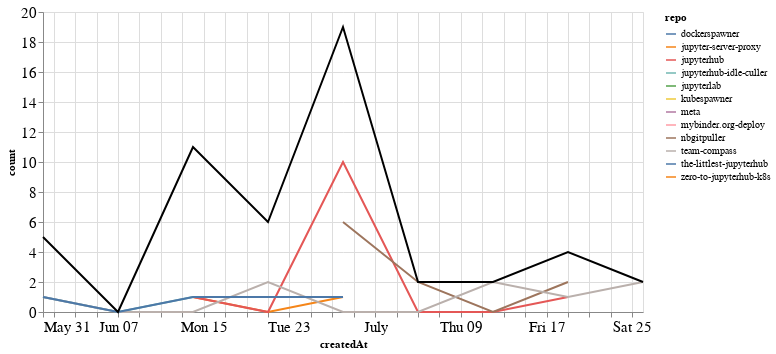

The code cell stored with this chart in its notebook:
### Markdown cell above
## Comments

### Code cell
comments_time = comments.groupby('repo').resample('W', on='createdAt').count()['author'].reset_index()
comments_time = comments_time.rename(columns={'author': 'count'})
comments_time_total = comments_time.groupby('createdAt').agg({"count": "sum"}).reset_index()
ch1 = alt.Chart(comments_time, width=600).mark_line().encode(
    x='createdAt',
    y='count',
    color='repo',
    tooltip="repo"
)

ch2 = alt.Chart(comments_time_total, width=600).mark_line(color="black").encode(
    x='createdAt',
    y='count',
)

ch1 + ch2

### Figure 1 — Vega-Lite specification as saved in the notebook (floating-point values rounded to 4 significant figures)
{"config": {"axisLeft": {"labelFontSize": 15}, "axisBottom": {"labelFontSize": 15}}, "layer": [{"data": {"name": "data-1728e59f49f8a01802ff364984d1ad7a"}, "mark": "line", "encoding": {"color": {"type": "nominal", "field": "repo"}, "tooltip": {"type": "nominal", "field": "repo"}, "x": {"type": "temporal", "field": "createdAt"}, "y": {"type": "quantitative", "field": "count"}}, "width": 600}, {"data": {"name": "data-d7abdf4f6c50fcd55ad8500f30de7d60"}, "mark": {"type": "line", "color": "black"}, "encoding": {"x": {"type": "temporal", "field": "createdAt"}, "y": {"type": "quantitative", "field": "count"}}, "width": 600}], "$schema": "https://vega.github.io/schema/vega-lite/v4.8.1.json", "datasets": {"data-1728e59f49f8a01802ff364984d1ad7a": [{"repo": "dockerspawner", "createdAt": "2020-06-14T00:00:00", "count": 4}, {"repo": "jupyter-server-proxy", "createdAt": "2020-06-14T00:00:00", "count": 1}, {"repo": "jupyter-server-proxy", "createdAt": "2020-06-21T00:00:00", "count": 0}, {"repo": "jupyter-server-proxy", "createdAt": "2020-06-28T00:00:00", "count": 1}, {"repo": "jupyterhub", "createdAt": "2020-06-14T00:00:00", "count": 1}, {"repo": "jupyterhub", "createdAt": "2020-06-21T00:00:00", "count": 0}, {"repo": "jupyterhub", "createdAt": "2020-06-28T00:00:00", "count": 10}, {"repo": "jupyterhub", "createdAt": "2020-07-05T00:00:00", "count": 0}, {"repo": "jupyterhub", "createdAt": "2020-07-12T00:00:00", "count": 0}, {"repo": "jupyterhub", "createdAt": "2020-07-19T00:00:00", "count": 1}, {"repo": "jupyterhub-idle-culler", "createdAt": "2020-05-31T00:00:00", "count": 1}, {"repo": "jupyterhub-idle-culler", "createdAt": "2020-06-07T00:00:00", "count": 0}, {"repo": "jupyterhub-idle-culler", "createdAt": "2020-06-14T00:00:00", "count": 1}, {"repo": "jupyterhub-idle-culler", "createdAt": "2020-06-21T00:00:00", "count": 1}, {"repo": "jupyterlab", "createdAt": "2020-05-31T00:00:00", "count": 2}, {"repo": "kubespawner", "createdAt": "2020-06-21T00:00:00", "count": 1}, {"repo": "meta", "createdAt": "2020-06-28T00:00:00", "count": 1}, {"repo": "mybinder.org-deploy", "createdAt": "2020-06-21T00:00:00", "count": 1}, {"repo": "nbgitpuller", "createdAt": "2020-06-28T00:00:00", "count": 6}, {"repo": "nbgitpuller", "createdAt": "2020-07-05T00:00:00", "count": 2}, {"repo": "nbgitpuller", "createdAt": "2020-07-12T00:00:00", "count": 0}, {"repo": "nbgitpuller", "createdAt": "2020-07-19T00:00:00", "count": 2}, {"repo": "team-compass", "createdAt": "2020-05-31T00:00:00", "count": 1}, {"repo": "team-compass", "createdAt": "2020-06-07T00:00:00", "count": 0}, {"repo": "team-compass", "createdAt": "2020-06-14T00:00:00", "count": 0}, {"repo": "team-compass", "createdAt": "2020-06-21T00:00:00", "count": 2}, {"repo": "team-compass", "createdAt": "2020-06-28T00:00:00", "count": 0}, {"repo": "team-compass", "createdAt": "2020-07-05T00:00:00", "count": 0}, {"repo": "team-compass", "createdAt": "2020-07-12T00:00:00", "count": 2}, {"repo": "team-compass", "createdAt": "2020-07-19T00:00:00", "count": 1}, {"repo": "team-compass", "createdAt": "2020-07-26T00:00:00", "count": 2}, {"repo": "the-littlest-jupyterhub", "createdAt": "2020-05-31T00:00:00", "count": 1}, {"repo": "the-littlest-jupyterhub", "createdAt": "2020-06-07T00:00:00", "count": 0}, {"repo": "the-littlest-jupyterhub", "createdAt": "2020-06-14T00:00:00", "count": 1}, {"repo": "the-littlest-jupyterhub", "createdAt": "2020-06-21T00:00:00", "count": 1}, {"repo": "the-littlest-jupyterhub", "createdAt": "2020-06-28T00:00:00", "count": 1}, {"repo": "zero-to-jupyterhub-k8s", "createdAt": "2020-06-14T00:00:00", "count": 3}], "data-d7abdf4f6c50fcd55ad8500f30de7d60": [{"createdAt": "2020-05-31T00:00:00", "count": 5}, {"createdAt": "2020-06-07T00:00:00", "count": 0}, {"createdAt": "2020-06-14T00:00:00", "count": 11}, {"createdAt": "2020-06-21T00:00:00", "count": 6}, {"createdAt": "2020-06-28T00:00:00", "count": 19}, {"createdAt": "2020-07-05T00:00:00", "count": 2}, {"createdAt": "2020-07-12T00:00:00", "count": 2}, {"createdAt": "2020-07-19T00:00:00", "count": 4}, {"createdAt": "2020-07-26T00:00:00", "count": 2}]}}
